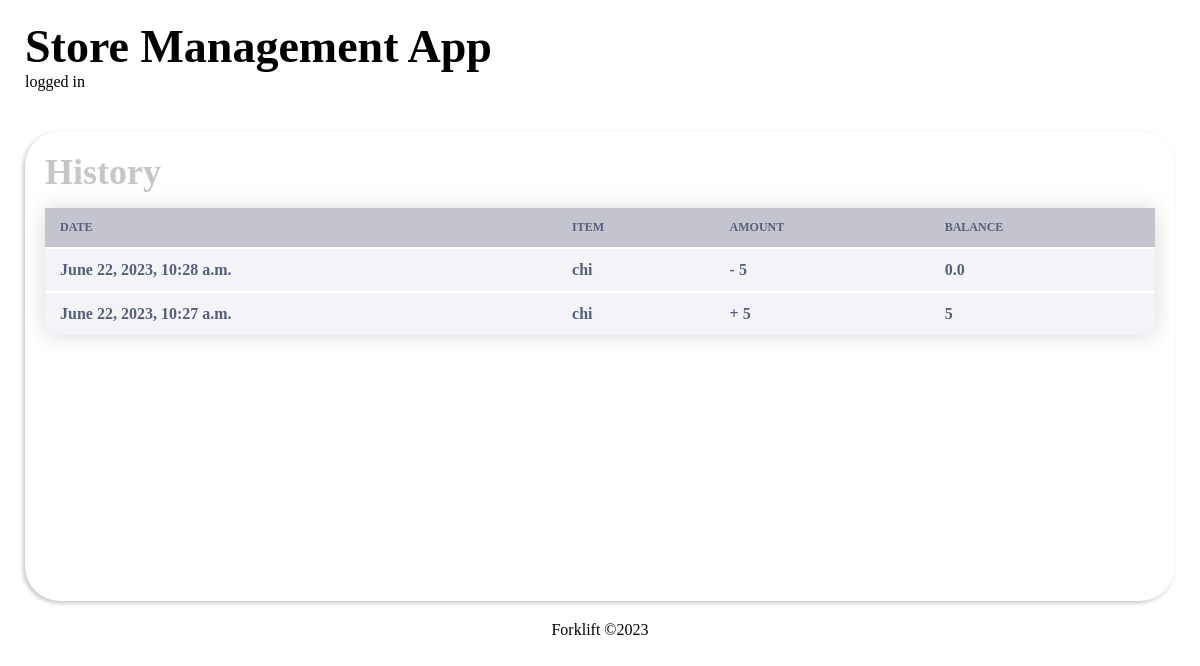
Page /itemHistory/2/chi (signed in) on the committed database.
### store/models.py (models this page shows)
class HaemHistory(models.Model):
    date_created = models.DateTimeField(auto_now=True)
    item_name = models.CharField(max_length = 500)
    amount = models.CharField(max_length = 500)
    bal = models.CharField(max_length = 500, null=True, blank=True)
    dept = models.ForeignKey(Department, related_name="haem_history_category",
                                        on_delete=models.SET_NULL, null=True, blank=True)
    slug = models.SlugField(max_length=2000, null=True, blank=True)

### store/views.py (the view)
# urls.py: path('itemHistory/<int:pk>/<str:slug>', views.ItemHistory, name='itemHistory'),
@login_required
def ItemHistory(request, pk, slug):
    if pk == 1:
        history = MicroHistory.objects.all().filter(slug=slug).order_by('-date_created')
    elif pk == 2:
        history = HaemHistory.objects.all().filter(slug=slug).order_by('-date_created')
    elif pk == 3:
        history = ChemHistory.objects.all().filter(slug=slug).order_by('-date_created')
    elif pk == 4:
        history = HistoHistory.objects.all().filter(slug=slug).order_by('-date_created')
    return render(request, 'history.html', {'history': history})

### templates/history.html (shortened to what this page needs)
{% load static %}
<!DOCTYPE html>
<html lang="en">
<head>
    <link href="{% static './css/history.css' %}" rel="stylesheet">
</head>
<body>
    <header>
        <h1>Store Management App</h1>
        <span>logged in</span>
    </header>
    <main>
        <section class="hero">
            <div class="card_wrapper">
                <div class="header_div">
                    <h3>History</h3>
                </div>
                <div class="items_wrapper">
                    <table>
                        <thead>
                            <tr>
                                <th>Date</th>
                                <th>Item</th>
                                <th>Amount</th>
                                <th>Balance</th>
                            </tr>
                        </thead>
                        <tbody>
                            {% for hist in history %}
                                <tr>
                                    <td>{{hist.date_created}}</td>
                                    <td>{{hist.item_name}}</td>
                                    <td>{{hist.amount}}</td>
                                    <td>{{hist.bal}}</td>
                                </tr>
                            {% endfor %}
                        </tbody>
                    </table>
                </div>
            </div>
        </section>
    </main>
    <footer>
        <Span>Forklift &copy2023</Span>
    </footer>
</body>
</html>

### static/css/history.css (style rules this page uses)
* { margin: 0; }
header { padding: 20px 25px; }
header h1 { font-size: 46px; font-weight: 900; color: black; }
main { display: flex; flex-direction: row; justify-content: space-between; padding: 20px 25px; }
section.hero { width: 100%; min-height: 460px; border-radius: 35px; padding-bottom: 10px; box-shadow: -2px 2px 4px #AAAA; }
section.hero .card_wrapper { padding: 20px 20px; }
section.hero .card_wrapper .header_div { display: flex; justify-content: space-between; align-items: center; }
section.hero .card_wrapper .header_div h3 { font-size: 36px; color: #AAAA; text-transform: capitalize; }
.card_wrapper table { border-collapse: collapse; margin: 15px 0; font-size: 14px; font-weight: 400; color: #545F7D; min-width: 100%; background-color: #ffff; box-shadow: 0 0 20px rgba(0, 0, 0, 0.15); }
.card_wrapper table thead { background: #C3C4CE; border-radius: 15px; }
.card_wrapper table thead tr { text-align: left; border-radius: 15px !important; }
.card_wrapper table thead tr th { padding: 12px 15px; text-transform: uppercase; font-size: 12px; }
.card_wrapper table tbody { background-color: #F4F4F8; }
.card_wrapper table tbody tr { background-color: #F4F4F8; border-top: 2px solid #ffff; }
.card_wrapper table tbody tr td { padding: 12px 15px; font-size: 16px; font-weight: 600; position: relative; }
footer { text-align: center; }

### rows in the picture
HaemHistory: date_created "June 22, 2023, 10:28 a.m.", item_name "chi", amount "- 5", bal "0.0"
HaemHistory: date_created "June 22, 2023, 10:27 a.m.", item_name "chi", amount "+ 5", bal "5"
